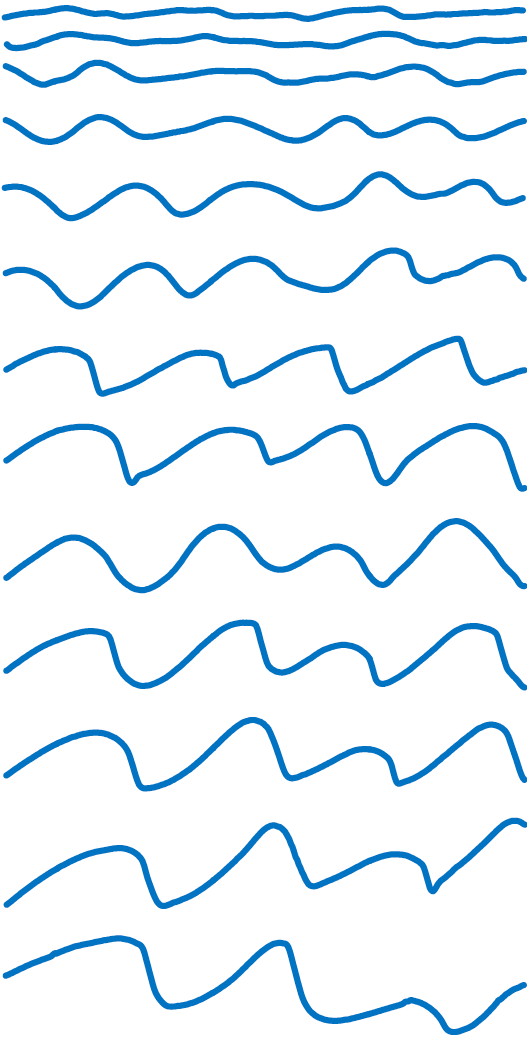
%> input picture fig6/data/Fig1.png, 527 x 1042 px
$ octave fig6_sanddune_coarseningrate.m   (GNU Octave 9; MATLAB toolbox functions it lacks are replaced by stand-ins)
%> lines starting %> are read from the running program, lines starting %| are printed output that depends on the picture; in (x1, y1, x2, y2) boxes, pixels count from 0 and x2, y2 are one past the last pixel; in counts of white or black regions, pixels touching at a corner belong together; the program's own positions count from 1
clc; clear all;

data=imread('fig1.png');
%> data is the input picture: size 1042x527x3 uint8; mean R, G, B 231.4, 241.9, 249.3
im2=imread('fig2.png');
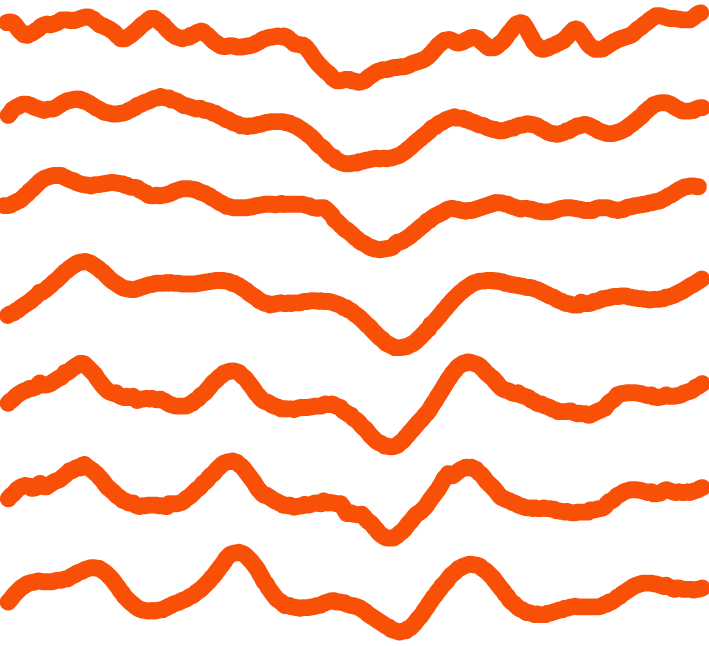
%> input picture fig6/data/Fig2.png, 709 x 646 px
%> im2 is the input picture: size 646x709x3 uint8; mean R, G, B 253.5, 218, 202.4

data= rgb2gray(data);
%> data: size 1042x527 uint8
im2= rgb2gray(im2);
%> im2: size 646x709 uint8
im2= im2(:,1:end-5); % give up boundary column
%> im2: size 646x704 uint8

dat2=data(:,6:end-2);
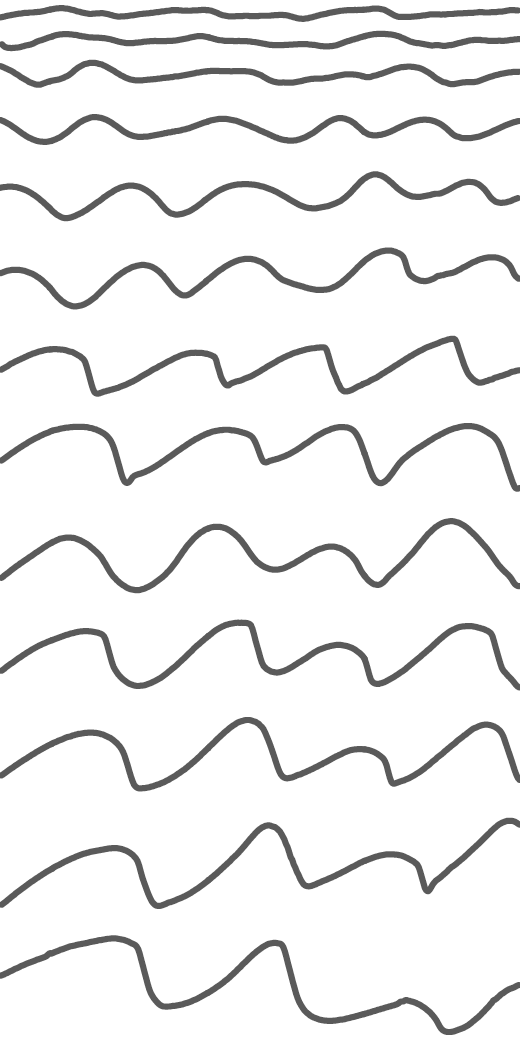
%> dat2: size 1042x520 uint8; min 90, max 255, mean 239.5
dat3(find(dat2==90))=1;

im2(find(im2==122))=1;
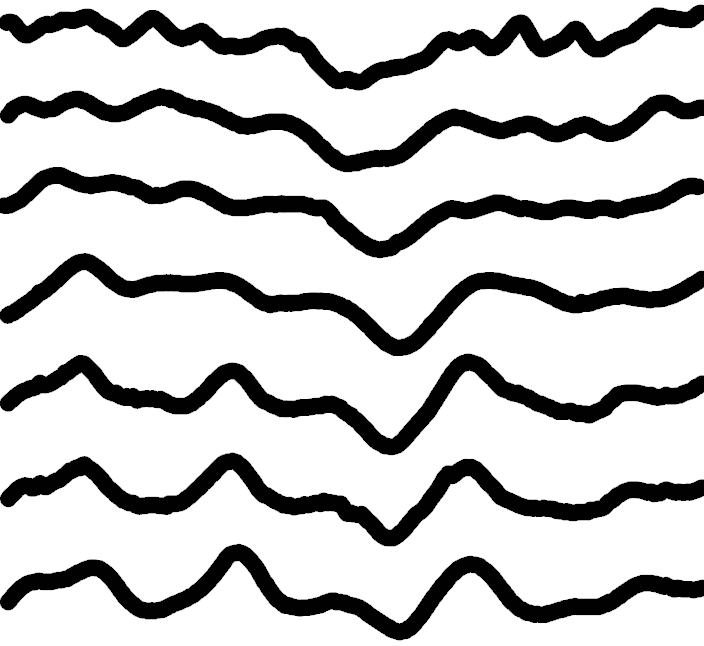
%> im2: size 646x704 uint8; min 1, max 255, mean 202.3

A=zeros(size(dat2));
A(find(dat2==90))=1;
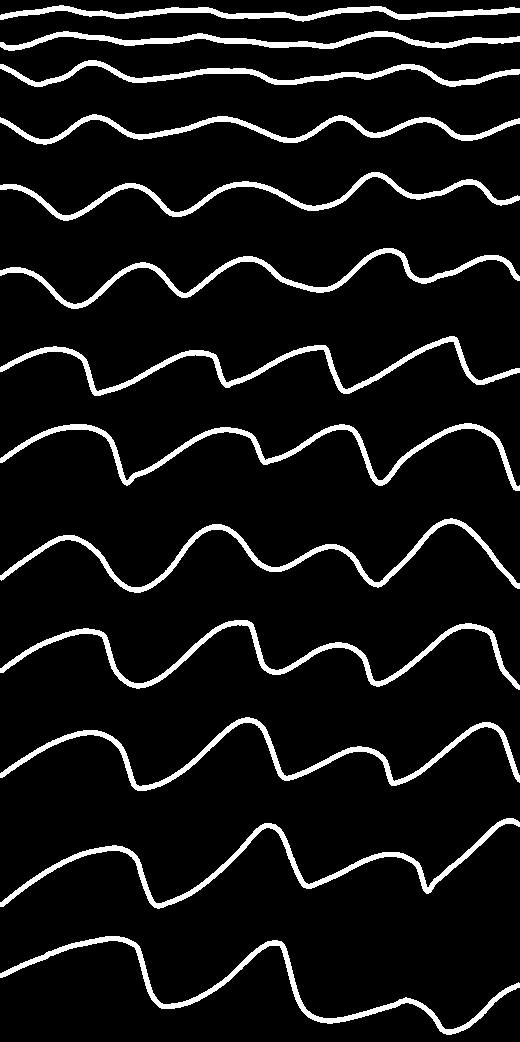
%> A: size 1042x520 double; values 0 (black) and 1 (white), 8.1% white; 13 white regions, largest, box (x1, y1, x2, y2) and area: (0, 717, 520, 791) 3741, (0, 620, 520, 690) 3735, (0, 423, 520, 491) 3715

dat3=A.*double(dat2);


Yind1=[1 23 55 107 171 237 325 411 507 611 703 811 925 1042];
% Yind1 = [10.7, 15.08615, 19.47231, 23.85846, 28.24462, 32.63077, 37.01693, 41.40308, 45.78924, 50.17539, 54.56155, 58.9477, 63.33386, 68.53];
% Yind1 = int64(Yind1);
Yind2=[1 91 164 250 354 460 544 646];
outdat1=zeros(size(dat3,2),14);

outdat1(:,1)=1:size(dat3,2);

for k=1:13
    datT=dat3(Yind1(k):Yind1(k+1),:);
    for kk=1:size(datT,2)
        outdat1(kk, k+1)=min(find(datT(:,kk)==90));
    end
%     imshow(datT)
%     imwrite(datT,['mycurve' num2str(k) '.png'])
end
save('outdat1v2.txt','outdat1','-ascii')

outdat2=zeros(size(im2,2),7);
outdat2(:,1)=1:size(im2,2);
for k=1:7
    datT_IM2=im2(Yind2(k):Yind2(k+1),:);
    for kk=1:size(datT_IM2,2)
        outdat2(kk, k+1)=min(find(datT_IM2(:,kk)==1));
    end
end
%> this loop made 7 passes
%> pass 1, `datT_IM2=im2(Yind2(k):Yind2(k+1),:);`:
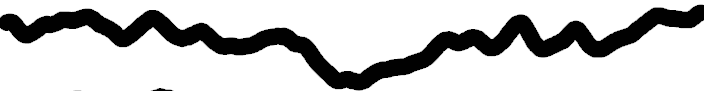
%> datT_IM2: size 91x704 uint8; min 1, max 255, mean 200.3
%> pass 3, `datT_IM2=im2(Yind2(k):Yind2(k+1),:);`:
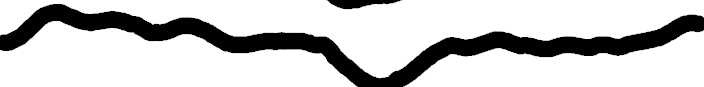
%> datT_IM2: size 87x704 uint8; min 1, max 255, mean 201.9
outdat2(:,1)=linspace(0,1*80,size(outdat2,1));
save('outdat2.txt','outdat2','-ascii')
% plot(outdat2(:,1),outdat2(:,7))
x=outdat2(:,1);
%> x = 704 values from 0 to 80
y=outdat2(:,6)-mean(outdat2(:,6));
%> y = 704 values, max 52.2 at index 387, min -32.8 at index 390, mean -2.42e-15

%%
days_series=[1	16	36	81	146	174	207	224	267	345	388	462	566	754	813	910	971 	1109	1191	1330]
Periodlinear=[0.0941 0.0855 0.0753 0.3884  0.2690 0.2704 0.2736 ]
PeriodnonLinear=[0.2708 0.3920 0.3882 0.3731 0.3471 0.3398 0.3214 0.3178 0.3229 0.3203 0.3116 0.2985 0.2660 ]
Period=[0.2715 0.3921 0.3885 0.3736 0.3466 0.341 0.3219 0.3178 0.3229 0.3203 0.3126 0.2984 0.2661];
outdat1(:,1)=linspace(0,1*80,size(outdat1,1));
%%
for kk=4:4

x=outdat2(:,1);
%y=outdat2(:,5);
y=outdat2(:,2)-mean(outdat2(:,2));
yorigin=outdat2(:,2);
ffy = fft(y);
ffy(1) = [];
n = length(ffy);
power = abs(ffy(1:floor(n/2))).^2; % power of first half of transform data
maxfreq = 1/4;                   % maximum frequency
freq = (1:n/2)/(n/2)*maxfreq;    % equally spaced frequency grid
periodF=1./freq;

% plot(1./freq,power)
[ij TF2] = max(power);
plot(1./freq,power,periodF(TF2),power(TF2),'r*')
periodF(TF2);

end
%> this loop made 1 pass
%> (n, ij, TF2) on pass 1: (703, 46071184.2, 1)
%%
periodtotal=[Periodlinear,PeriodnonLinear]

%%
% cftool
% plot dashed lines for power law
%x1=logspace(0.2,1.4,10);
x1=logspace(2.3,log10(1350),10)
%y1=13*x1.^0.2;
y1=5.5*x1.^0.19;
text(350,20,'$\ell\approx t^{0.19}$','Interpreter','latex', 'fontsize',20);
hold on
%plot(1:13,2*pi./Period,'.','markersize',18);
timeseries=linspace(10.7,68.53,13)
%plot(timeseries,2*pi./Period,'.','markersize',18);
plot(days_series(8:20),2*pi./PeriodnonLinear,'.','markersize',20);
wavelength_time=[days_series;2*pi./periodtotal]';
% csvwrite('wavelength_time.csv', wavelength_time);
plot(x1,y1,'--','linewidth',1.5);
box on
%xlim([0.9 22]);
xlim([210 1450]);
%ylim([15 25]);
ylim([14 25]);
%xticks([1 2 5 10 20]);
xticks([ 210 350 600 1400]);
%yticks([15 30 50 80]);
yticks([14 17 20 25]);
FS=18;
ylabel('Wavelength, $\ell$ [m]','Interpreter','latex');
xlabel('Time, $t$ [days]','Interpreter','latex');
set(gca,'fontsize',16,'xscal','log','yscal','log','fontsize',16,'linewidth',2);
set(gca,'fontsize',FS,'linewidth',2,'xminortick','off','yminortick','off',...
    'ticklength',[0.025 0.01]);
set(gca,'FontName','Times'); set(gcf,'Color',[1,1,1]);
%> after `set(gcf,'Color',[1,1,1])`:
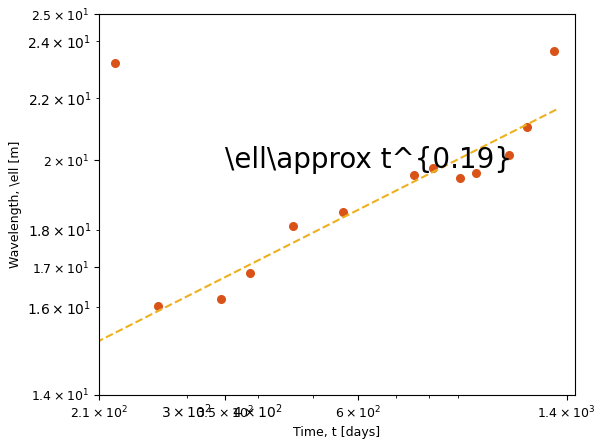
%> figure redrawn from the program's plot data; highest point at x = 1330, y = 23.62; curve peaks at x = 1350, y = 21.63
% [5 lines of commented-out code are left out]
%%
